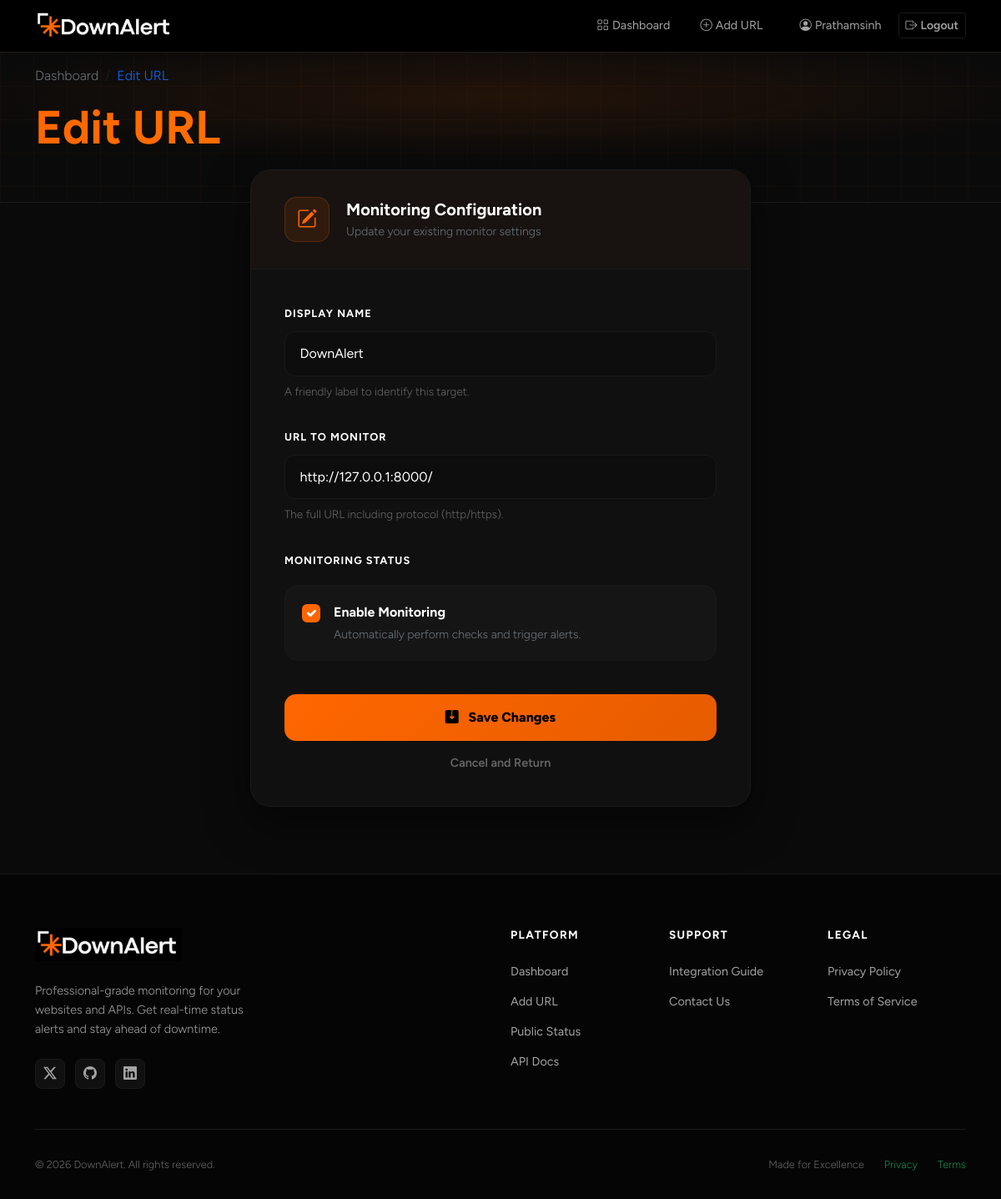
The app's page /urls/9/edit/ (signed in) with its own data.
### monitor/models.py (models this page shows, shortened)
class MonitoredURL(models.Model):
    user = models.ForeignKey(User, on_delete=models.CASCADE, related_name='monitored_urls')
    name = models.CharField(max_length=100)
    url = models.URLField()
    is_active = models.BooleanField(default=True)
    created_at = models.DateTimeField(auto_now_add=True)
    last_checked = models.DateTimeField(null=True, blank=True)
    current_status = models.BooleanField(default=True)   # True=Up, False=Down
    current_response_time = models.FloatField(null=True, blank=True)
    class Meta:
        ordering = ['-created_at']

### monitor/views.py (the view)
# urls.py: path('urls/<int:pk>/edit/', views.edit_url, name='url_edit'),
@login_required
def edit_url(request, pk):
    monitored_url = get_object_or_404(MonitoredURL, pk=pk, user=request.user)
    if request.method == 'POST':
        form = MonitoredURLForm(request.POST, instance=monitored_url)
        if form.is_valid():
            form.save()
            messages.success(request, f'✅ "{monitored_url.name}" has been updated.')
            return redirect('dashboard')
    else:
        form = MonitoredURLForm(instance=monitored_url)
    context = {
        'form': form,
        'form_title': 'Edit URL',
        'submit_label': 'Save Changes',
        'monitored_url': monitored_url,
    }
    return render(request, 'monitor/url_form.html', context)

### monitor/forms.py (shortened to what this page needs)
class MonitoredURLForm(forms.ModelForm):
    class Meta:
        model = MonitoredURL
        fields = ['name', 'url', 'is_active']
        widgets = {
            'name': forms.TextInput(attrs={
                'class': 'form-control',
                'placeholder': 'e.g., My Website',
            }),
            'url': forms.URLInput(attrs={
                'class': 'form-control',
                'placeholder': 'https://example.com',
            }),
            'is_active': forms.CheckboxInput(attrs={
                'class': 'form-check-input',
            }),
        }
        labels = {
            'name': 'Display Name',
            'url': 'URL to Monitor',
            'is_active': 'Active (enable monitoring)',
        }

### monitor/templates/monitor/url_form.html (shortened to what this page needs)
{% extends 'monitor/base.html' %}
{% load widget_tweaks %}
{% block content %}
<div class="page-hero">
  <div class="container position-relative">
    <nav aria-label="breadcrumb" class="mb-3">
      <ol class="breadcrumb mb-0" style="background: none; padding: 0;">
        <li class="breadcrumb-item"><a href="{% url 'dashboard' %}" class="text-secondary text-decoration-none">Dashboard</a></li>
        <li class="breadcrumb-item active text-primary" aria-current="page">{{ monitored_url|yesno:"Edit URL,Add URL" }}</li>
      </ol>
    </nav>
    <h1 class="display-4 fw-bold text-gradient mb-0">{{ form_title }}</h1>
  </div>
</div>
<div class="form-container">
  <div class="container">
    <div class="form-card">
      <div class="form-card-header">
        <div class="form-icon-box">
          <i class="bi {{ monitored_url|yesno:'bi-pencil-square,bi-plus-circle' }}"></i>
        </div>
        <div>
          <h5 class="mb-1 text-white fw-bold">Monitoring Configuration</h5>
          <p class="mb-0 small text-secondary">
            {% if monitored_url %}Update your existing monitor settings{% else %}Configure details for your new target{% endif %}
          </p>
        </div>
      </div>
      <div class="form-card-body">
        <form method="post" id="url-form" novalidate>
          <div class="field-group">
            <label for="{{ form.name.id_for_label }}" class="form-label">Display Name</label>
            {{ form.name|add_class:"form-control-dash"|attr:"placeholder:e.g., Company Website" }}
            <div class="form-desc">A friendly label to identify this target.</div>
          </div>
          <div class="field-group">
            <label for="{{ form.url.id_for_label }}" class="form-label">URL to Monitor</label>
            {{ form.url|add_class:"form-control-dash"|attr:"placeholder:https://example.com" }}
            <div class="form-desc">The full URL including protocol (http/https).</div>
          </div>
          <div class="field-group">
            <label class="form-label">Monitoring Status</label>
            <label class="check-card" for="{{ form.is_active.id_for_label }}">
              {{ form.is_active|add_class:"form-check-input" }}
              <div>
                <div class="text-white fw-bold mb-1">Enable Monitoring</div>
                <div class="small text-secondary">Automatically perform checks and trigger alerts.</div>
              </div>
            </label>
          </div>
          <div class="mt-4 pt-2">
            <button type="submit" class="btn btn-submit">
              <i class="bi {{ monitored_url|yesno:'bi-save2-fill,bi-plus-circle-fill' }} me-2"></i>
              {{ submit_label|default:"Start Monitoring" }}
            </button>
            <a href="{% url 'dashboard' %}" class="btn-cancel-link">Cancel and Return</a>
          </div>
        </form>
      </div>
    </div>
  </div>
</div>
{% endblock %}

### monitor/templates/monitor/base.html (shortened to what this page needs)
{% load static %}
<!DOCTYPE html>
<html lang="en">
<head>
  <link href="https://cdn.jsdelivr.net/npm/bootstrap@5.3.2/dist/css/bootstrap.min.css" rel="stylesheet">
  <link href="https://cdn.jsdelivr.net/npm/bootstrap-icons@1.11.3/font/bootstrap-icons.min.css" rel="stylesheet">
</head>
<body>
  <nav class="navbar navbar-expand-lg sticky-top">
    <div class="container">
      <a class="navbar-brand d-flex align-items-center" href="{% url 'home' %}" style="padding: 0; margin-right: 1.5rem;">
        <img src="{% static 'monitor/images/downalert_logo.png' %}" alt="Logo" class="img-fluid" style="height: 38px; max-width: 200px; object-fit: contain;">
      </a>
      <div class="collapse navbar-collapse" id="navbarNav">
        <ul class="navbar-nav ms-auto align-items-center gap-1">
          {% if user.is_authenticated %}
          <li class="nav-item">
            <a class="nav-link" href="{% url 'dashboard' %}">
              <i class="bi bi-grid me-1"></i>Dashboard
            </a>
          </li>
          <li class="nav-item">
            <a class="nav-link" href="{% url 'url_add' %}">
              <i class="bi bi-plus-circle me-1"></i>Add URL
            </a>
          </li>
          <li class="nav-item ms-2">
            <a class="nav-link {% if request.resolver_match.url_name == 'profile' %}active{% endif %}"
              href="{% url 'profile' %}" style="-webkit-text-fill-color: unset;">
              <i class="bi bi-person-circle me-1"></i>{{ user.username }}
            </a>
          </li>
          <li class="nav-item">
            <form method="post" action="{% url 'logout' %}" class="d-inline">
              <button type="submit" class="btn btn-sm btn-outline-secondary">
                <i class="bi bi-box-arrow-right me-1"></i>Logout
              </button>
            </form>
          </li>
          {% endif %}
        </ul>
      </div>
    </div>
  </nav>
  <main>
    {% block content %}{% endblock %}
  </main>
  <footer>
    <div class="container">
      <div class="row gy-4">
        <div class="col-lg-4">
          <a href="{% url 'home' %}" class="footer-brand d-inline-block" style="margin-bottom: 1.5rem;">
            <img src="{% static 'monitor/images/downalert_logo.png' %}" alt="Logo" class="img-fluid" style="height: 40px; max-width: 200px; object-fit: contain;">
          </a>
          <p class="footer-tagline">
            Professional-grade monitoring for your websites and APIs. Get real-time status alerts and stay ahead of
            downtime.
          </p>
          <div class="mt-4">
            <a href="#" class="footer-social-link"><i class="bi bi-twitter-x"></i></a>
            <a href="#" class="footer-social-link"><i class="bi bi-github"></i></a>
            <a href="#" class="footer-social-link"><i class="bi bi-linkedin"></i></a>
          </div>
        </div>
        <div class="col-6 col-md-3 col-lg-2 ms-lg-auto">
          <h5 class="footer-heading">Platform</h5>
          <ul class="footer-links">
            <li><a href="{% url 'dashboard' %}">Dashboard</a></li>
            <li><a href="{% url 'url_add' %}">Add URL</a></li>
            <li><a href="{% url 'public_status' %}">Public Status</a></li>
            <li><a href="{% url 'api_docs' %}">API Docs</a></li>
          </ul>
        </div>
        <div class="col-6 col-md-3 col-lg-2">
          <h5 class="footer-heading">Support</h5>
          <ul class="footer-links">
            <li><a href="{% url 'integration_guide' %}">Integration Guide</a></li>
            <li><a href="{% url 'contact' %}">Contact Us</a></li>
          </ul>
        </div>
        <div class="col-lg-2">
          <h5 class="footer-heading">Legal</h5>
          <ul class="footer-links">
            <li><a href="{% url 'privacy' %}">Privacy Policy</a></li>
            <li><a href="{% url 'terms' %}">Terms of Service</a></li>
          </ul>
        </div>
      </div>
      <div class="footer-bottom">
        <div>&copy; {% now "Y" %} DownAlert. All rights reserved.</div>
        <div class="d-flex gap-4">
          <span>Made for Excellence</span>
          <a href="{% url 'privacy' %}" class="text-success text-decoration-none">Privacy</a>
          <a href="{% url 'terms' %}" class="text-success text-decoration-none">Terms</a>
        </div>
      </div>
    </div>
  </footer>
</body>
</html>

### monitor/templates/monitor/base.html (style rules this page uses)
:root { --brand-primary: #ff6600; --brand-secondary: #e65c00; --brand-accent: #ff8c00; --brand-success: #10b981; --brand-danger: #ef4444; --brand-warning: #f59e0b; --dark-bg: #0a0a0a; --dark-card: #101010; --dark-border: #1a1a1a; --text-primary: #ffffff; --text-secondary: #a3a3a3; --text-muted: #666666; }
* { box-sizing: border-box; }
body { font-family: 'Figtree', sans-serif; background-color: var(--dark-bg); color: var(--text-primary); min-height: 100vh; display: flex; flex-direction: column; font-weight: 300; }
h1, h2, h3, h4, h5, h6, .fw-700, .fw-800 { font-weight: 700; }
.navbar { background: rgba(0, 0, 0, 0.95) !important; backdrop-filter: blur(20px); border-bottom: 1px solid var(--dark-border); padding: 0.75rem 0; }
.navbar-brand { font-weight: 800; font-size: 1.4rem; background: linear-gradient(135deg, var(--brand-primary), var(--brand-accent)); -webkit-background-clip: text; -webkit-text-fill-color: transparent; background-clip: text; letter-spacing: -1px; }
.navbar-nav .nav-link { color: var(--text-secondary) !important; font-weight: 400; padding: 0.5rem 1rem !important; border-radius: 8px; transition: all 0.2s ease; font-size: 0.9rem; }
main { flex: 1; padding: 0; }
.btn-outline-secondary { border-color: var(--dark-border); color: var(--text-secondary); font-weight: 600; }
.form-control, .form-select { background: #050505; border: 1px solid var(--dark-border); color: var(--text-primary); border-radius: 10px; padding: 0.6rem 0.9rem; transition: all 0.2s ease; font-family: 'Figtree', sans-serif; }
.form-control::placeholder { color: var(--text-muted); }
.form-label { color: var(--text-secondary); font-weight: 500; font-size: 0.85rem; text-transform: uppercase; letter-spacing: 0.05em; margin-bottom: 0.5rem; }
footer { background: #050505; border-top: 1px solid var(--dark-border); padding: 4rem 0 2rem; margin-top: auto; }
.footer-brand { font-weight: 800; font-size: 1.5rem; color: var(--brand-primary); text-decoration: none; margin-bottom: 1rem; display: inline-block; }
.footer-tagline { color: var(--text-secondary); font-size: 0.9rem; line-height: 1.6; max-width: 280px; }
.footer-heading { color: var(--text-primary); font-weight: 700; font-size: 0.85rem; text-transform: uppercase; letter-spacing: 0.1em; margin-bottom: 1.5rem; }
.footer-links { list-style: none; padding: 0; margin: 0; }
.footer-links li { margin-bottom: 0.75rem; }
.footer-links a { color: var(--text-secondary); text-decoration: none; font-size: 0.9rem; transition: all 0.2s ease; font-weight: 400; }
.footer-social-link { width: 36px; height: 36px; background: var(--dark-card); border: 1px solid var(--dark-border); border-radius: 8px; display: inline-flex; align-items: center; justify-content: center; color: var(--text-secondary); margin-right: 0.5rem; transition: all 0.2s ease; }
.footer-bottom { border-top: 1px solid var(--dark-border); padding-top: 2rem; margin-top: 3rem; display: flex; justify-content: space-between; align-items: center; color: var(--text-muted); font-size: 0.8rem; }
footer a { color: var(--brand-primary); text-decoration: none; }
.text-gradient { background: linear-gradient(135deg, var(--brand-primary), var(--brand-accent)); -webkit-background-clip: text; -webkit-text-fill-color: transparent; background-clip: text; }
.page-hero { padding: 1rem 0 3.5rem; background: radial-gradient(ellipse 80% 60% at 50% 30%, rgba(255, 102, 0, 0.1) 0%, transparent 70%), var(--dark-bg); border-bottom: 1px solid var(--dark-border); position: relative; overflow: hidden; }
.page-hero::before { content: ''; position: absolute; inset: 0; background-image: linear-gradient(rgba(255, 102, 0, 0.03) 1px, transparent 1px), linear-gradient(90deg, rgba(255, 102, 0, 0.03) 1px, transparent 1px); background-size: 40px 40px; pointer-events: none; }

### records on screen
MonitoredURL: name "DownAlert", url "http://127.0.0.1:8000/", is_active "☑"

### other values on screen
{{ user.username }} "Prathamsinh"
{{ monitored_url|yesno:"Edit URL,Add URL" }} "Edit URL"
{{ submit_label|default:"Start Monitoring" }} "Save Changes"
